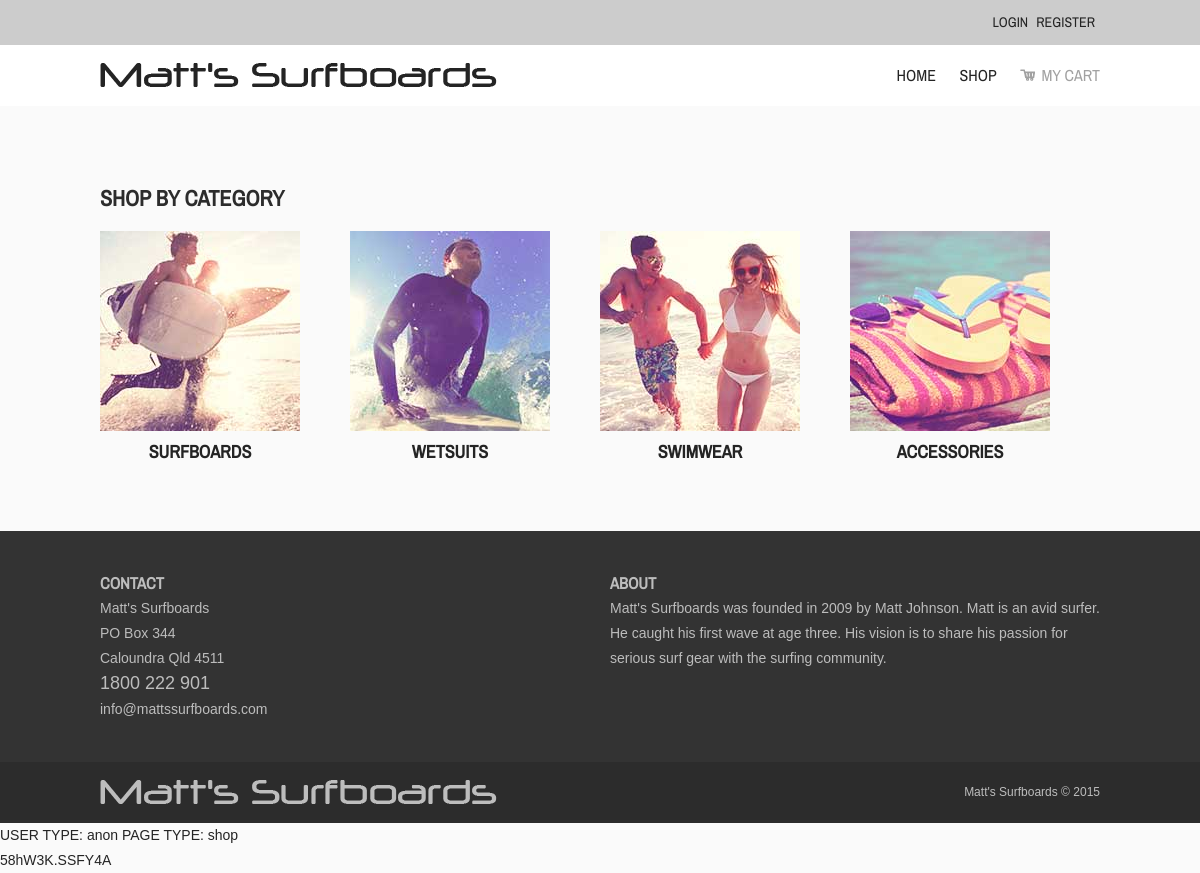
Page /index.php?pageid=shop&catid=1 on the earlier database version.
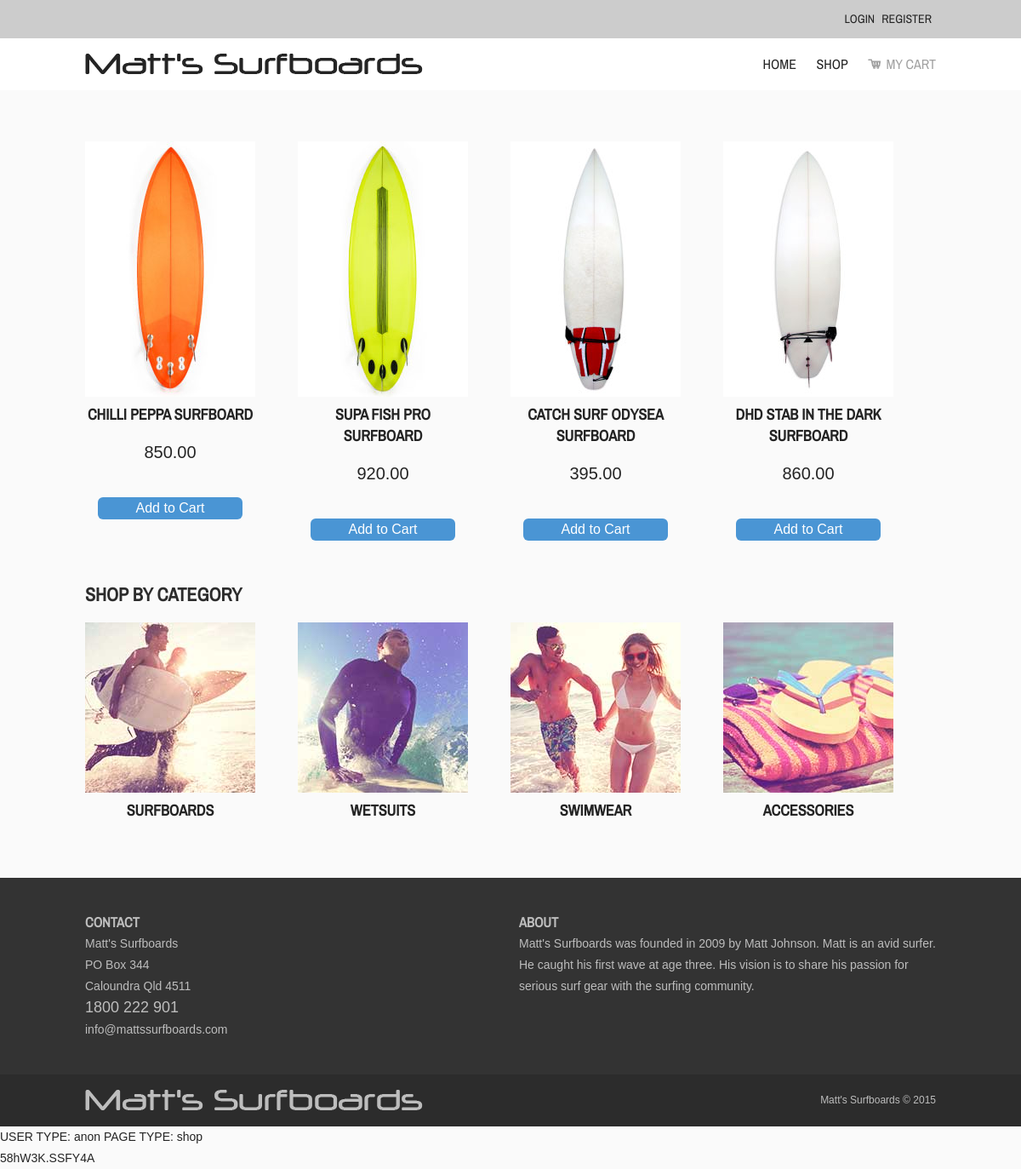
Same page on the later database version.
### tables this page shows
CREATE TABLE `category` (
  `CategoryID` int(11) NOT NULL,
  `CategoryLabel` varchar(256) NOT NULL,
  `CategoryDesc` text NOT NULL,
  `CategoryImage` varchar(256) NOT NULL
);

CREATE TABLE `item` (
  `ItemID` int(11) NOT NULL,
  `ItemCategoryID` int(11) NOT NULL,
  `ItemName` varchar(256) NOT NULL,
  `ItemDesc` text NOT NULL,
  `ItemPrice` decimal(10,2) NOT NULL,
  `ItemImage` varchar(256) NOT NULL,
  `ItemLastUpdate` timestamp NOT NULL DEFAULT CURRENT_TIMESTAMP,
  `stock` int(11) NOT NULL
);

### lib/library.php (called while the page is built, shortened)
<?php
function do_sql($sql_string) {
    $connection = new PDO("mysql:host=localhost;dbname=surfboards", 'root', '');
    $connection->setAttribute(PDO::ATTR_ERRMODE, PDO::ERRMODE_EXCEPTION);
    try {
        $row_result = $connection->query($sql_string);
    } catch (PDOException $Exception) {
        echo $sql_string . '</br>';
        echo $Exception;
        exit();
    }
    return $row_result;
}
function sanatise_input($input_string) {
    $input_string = trim($input_string);
    $input_string = htmlspecialchars($input_string, ENT_IGNORE, 'utf-8');
    $input_string = strip_tags($input_string);
    $input_string = stripslashes($input_string);
    return $input_string;
}
function hash_pass($cleartext_pass, $crypted_pass) {
    $salt = 'The Quick Brown Fox Jumps Over The Lazy Dog';
    $hashsalt = md5($salt);
    if ($crypted_pass == false) {
        return $crypt_pass = crypt($cleartext_pass, $hashsalt);
    }
}
?>

### inc/categories.php (the view)
<section id="category">
    <h1>Shop by Category</h1>
    <?php
    $sql = "SELECT * FROM category";
    $row_result = do_sql($sql);
    while ($row = $row_result->fetch(PDO::FETCH_ASSOC)) {
        ?>
        <div class="category">
            <div class="catImage">
                <p><a href="index.php?pageid=shop&catid=<?php echo $row['CategoryID'] . '"'; ?>><img src="images/<?php echo $row['CategoryImage']; ?>" alt="<?php echo $row['CategoryDesc']; ?>"></a></p>
            </div>
            <div class="catDetails">
                <h2><a href="index.php?pageid=shop&catid=<?php echo $row['CategoryID'] . '">' . $row['CategoryLabel']; ?></a></h2>
                       </div>
                       </div>
                       <?php
                   }
                   ?>
                   </section>

### inc/header.php (shortened to what this page needs)
<!DOCTYPE html>
<html lang="en">
    <head>
        <link rel="stylesheet" href="css/main.css">
    </head>
    <body>
        <header>
            <section id="top">
                <div class="container">
                    <?php if($user_type == 'anon') { ?>
                        <ul>
                            <li><a href="index.php?pageid=login">Login</a></li>
                            <li><a href="index.php?pageid=login">Register</a></li>
                        </ul>
                        <?php
                    }
                        ?>
                </div>
            </section>
        </header>
        <?php
        if ($user_type != 'admin') {
            ?>
            <nav>
                <div class="container">
                    <div class="left">
                        <p class="logo"><img src="images/logo.png" alt="logo"></p>
                    </div>
                    <div class="right">
                        <ul>
                            <li class="active"><a href="index.php?pageid=home">Home</a></li>
                            <li><a href="index.php?pageid=shop">Shop</a></li>
                            <?php
                            if (isset($_SESSION['cart_items'])) {
                                ?>
                                <li><img src="images/cart.png" alt="cart icon"><span class="icon"><a href="index.php?pageid=showcart">My Cart</a></span></li>
                                <?php
                            } else {
                                ?>
                                <li><img src="images/cart_disabled.png" alt="cart icon"><span class="icon_disabled">My Cart</span></li>
                                <?php
                            }
                            ?>
                        </ul>
                    </div>
                </div>
            </nav>
            <?php
        }
        ?>
        <div class="container content">

### index.php (shortened to what this page needs)
<?php
include('lib/library.php');
if (isset($_GET['pageid'])) {
    $page_id = sanatise_input($_GET['pageid']);
} else {
    $page_id = 'a case that should default in the right user type';
}
if (isset($_SESSION['user_type'])) {
    $user_type = $_SESSION['user_type'];
} else {
    $user_type = 'anon';
}
include('inc/header.php');
switch ($page_id) {
    case 'shop':
        include('inc/shop.php');
        include('inc/categories.php');
        break;
}
include('inc/footer.php');
?>

### inc/footer.php
</div>
<footer>
    <section id="info">
        <div class="container">
            <div class="left">
                <h3>Contact</h3>
                <p>Matt's Surfboards<br />
                    PO Box 344<br />
                    Caloundra Qld 4511<br />
                    <span class="phone">1800 222 901</span><br />
                    <a href="mailto:info@mattssurfboards.com">info@mattssurfboards.com</a></p>
            </div>
            <div class="right">
                <h3>About</h3>
                <p>Matt's Surfboards was founded in 2009 by Matt Johnson. Matt is an avid surfer. He caught his first wave at age three. His vision is to share his passion for serious surf gear with the surfing community.</p>
            </div>
        </div>
    </section>
    <section id="copyright">
        <div class="container">
            <div class="left">
                <p class="logo"><img src="images/logoFooter.png" alt="logo"></p>
            </div>
            <div class="right">
                <p class="copyright">Matt's Surfboards &copy; 2015</p>
            </div>
        </div>
    </section>
</footer>
<?php echo ' USER TYPE: ' . $user_type;
echo ' PAGE TYPE: ' . $page_id;
echo "<br/>" . hash_pass('asdfasdf', false);
?>
</body>
</html>

### inc/shop.php (shortened to what this page needs)
<?php
if ($category_id) {
    $sql = 'select * from item where ItemCategoryID = ' . $category_id;
} else {
    $sql = 'select * from item order by ItemLastUpdate DESC LIMIT 3';
}
$row_result = do_sql($sql);
while ($row = $row_result->fetch(PDO::FETCH_ASSOC)) {
    if($row['stock'] > 0) {
    ?>
        <div class="items">
            <div class="itemsImage">
                <p><img src="images/<?php echo $row['ItemImage']; ?>" alt="<?php echo $row['ItemName']; ?>"></p>
            </div>
            <div class="itemsDetails">
                <h2><a href="index.php?pageid=item&itemid=<?php echo $row['ItemID']; ?>"><?php echo $row['ItemName']; ?></a></h2>
                <p class="itemPrice"><?php echo $row['ItemPrice']; ?></p>
                <form action="index.php?pageid=cartadd" method="POST">
                    <input type="submit" name="cart" value="Add to Cart" />
                </form>
            </div>
        </div>
<?php
    }
}
?>

### css/main.css (style rules this page uses)
body, div, h1, h2, h3, h4, h5, h6, p, ul, ol, li, dl, dt, dd, img, form, fieldset, input, textarea, blockquote { margin:0; padding:0; }
body { font-family:Arial, sans-serif; font-weight:400; font-size:14px; line-height:25px; color:#242424; background-color: #fafafa; }
header, section, footer, aside, nav, article, figure { display: block; }
#top { font-family:'Archivo Narrow', sans-serif; text-transform:uppercase; text-align:right; padding:10px 0; padding:10px 0; background-color:#ccc; }
#top li { display: inline-block; padding-right: 5px; }
.logo { padding:18px 0 0 0; }
nav { font-family:'Archivo Narrow', sans-serif; text-transform:uppercase; font-size:16px; background-color:#ffffff; }
nav ul { list-style:none; text-align:right; padding:18px 0; }
nav ul li { display:inline; padding: 0 0 0 20px; }
.icon_disabled { color: #a1a1a1; margin:0 0 0 5px; }
#category { width:100%; margin:40px 0 0 0; clear:both; }
.category { width:200px; height:240px; float:left; text-align:center; margin:20px 50px 20px 0; }
.content { padding:40px 0; }
.itemPrice { font-size:20px; margin: 20px 0; }
.items { width:200px; height:500px; float:left; text-align:center; margin:20px 50px 20px 0; }
footer { color:#bdbdbd; }
#info { padding:40px 0; background-color:#333; overflow:hidden; }
#copyright { background-color:#2c2c2c; overflow:hidden; }
.copyright { text-align:right; font-size:12px; padding:18px 0; }
.phone { font-size:18px; }
h1, h2, h3 { font-family:'Archivo Narrow', sans-serif; text-transform:uppercase; }
h1 { font-size:22px; color:#2c2c2c; }
h2 { font-size:18px; color:#2c2c2c; }
a:link, a:visited { color:#242424; text-decoration:none; }
footer a:link, footer a:visited { color:#bdbdbd; text-decoration:none; }
img { border:0; }
input[type="submit"], .blue input[type="button"] { background-color:#4a95d4; border-radius:6px; color:#fff; font-size:16px; cursor:pointer; text-align:center; padding:4px; margin: 20px 0 20px 0; border:none; height:auto; width:170px; }
form { margin:15px 0 40px 0; }
input { width:300px; height:25px; margin:5px 0 5px 0; border:solid #ccc 1px; padding:4px; font-size:14px; }
.container { width:1000px; margin:auto; overflow:hidden; }
.left { float:left; width:49%; }
.right { float:right; width:49%; }

Differences in the rows shown:
now on this page (row edited): item: ItemImage (picture), ItemName "CHILLI PEPPA SURFBOARD", ItemPrice "850.00"
now on this page (row edited): item: ItemImage (picture), ItemName "SUPA FISH PRO SURFBOARD", ItemPrice "920.00"
now on this page (row edited): item: ItemImage (picture), ItemName "CATCH SURF ODYSEA SURFBOARD", ItemPrice "395.00"
now on this page (row edited): item: ItemImage (picture), ItemName "DHD STAB IN THE DARK SURFBOARD", ItemPrice "860.00"
